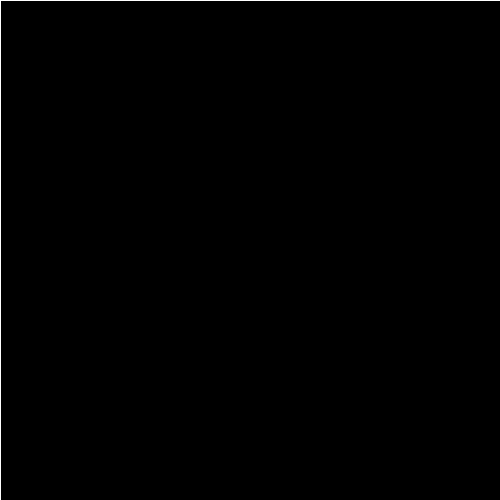
Frame 1 (no input)
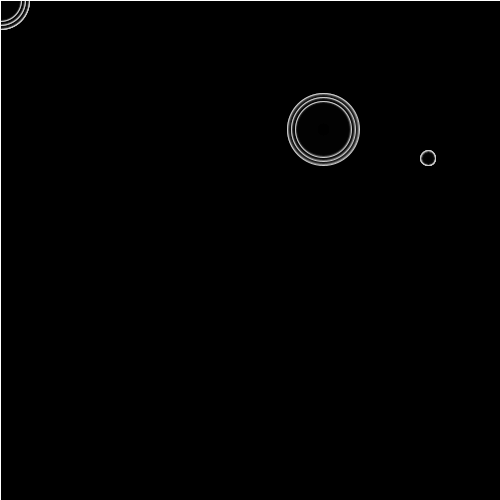
Frame 60 (the mouse pressed at the canvas centre just before this capture)
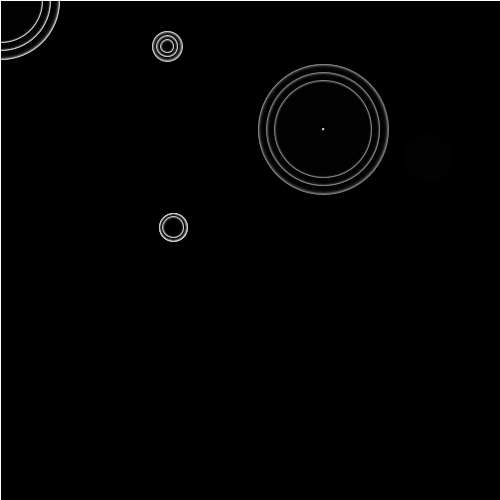
Frame 120 (the mouse held since frame 60 and released just before this capture)

The Processing sketch that drew these frames (run headless with seeded random() and noise(); from frame 60 on, the mouse is pressed at the canvas centre):

// Processing sketch: varias_Ondas_agua_1_0
// ── varias_Ondas_agua_1_0.pde
int[][] p = new int[4][2];
int[][] p2 = new int[4][2];
int[][] p3 = new int[4][2];
int[] inicioCirculo = {1,1,1,1};
int[] R = new int[4];
int[] R2 = new int[4];
int[] R3 = new int[4];
int[] c2 = new int[4];
int[] c3 = new int[4];
int tiempo = 0;
int[] contador = new int[4];
int[] contadorTope = {90,90,90,90};

void setup(){
  
  size(500,500);
  background(0);
  
}

void draw(){  
  
  println("Tiempo: " + tiempo);
  
  if (tiempo<50 && tiempo>0){
    if (inicioCirculo[0] == 1){
      p[0][0] = int(random(0,width));
      p[0][1] = int(random(0,height));
      p2[0][0] = p[0][0];
      p2[0][1] = p[0][1];
      p3[0][0] = p[0][0];
      p3[0][1] = p[0][1];
      R[0] = int(random(0,15));
      R2[0] = R[0];
      R3[0] = R[0];
      contadorTope[0] = int(random(60,120));
      inicioCirculo[0] = 0;
    }
  }
  
  else if (tiempo>49 && tiempo<100){
    if (inicioCirculo[1] == 1){
      p[1][0] = int(random(0,width));
      p[1][1] = int(random(0,height));
      p2[1][0] = p[1][0];
      p2[1][1] = p[1][1];
      p3[1][0] = p[1][0];
      p3[1][1] = p[1][1];
      R[1] = int(random(0,15));
      R2[1] = R[1];
      R3[1] = R[1];
      contadorTope[1] = int(random(60,120));
      inicioCirculo[1] = 0;
    }
  }
  
   else if (tiempo>99 && tiempo<150){
    if (inicioCirculo[2] == 1){
      p[2][0] = int(random(0,width));
      p[2][1] = int(random(0,height));
      p2[2][0] = p[2][0];
      p2[2][1] = p[2][1];
      p3[2][0] = p[2][0];
      p3[2][1] = p[2][1];
      R[2] = int(random(0,15));
      R2[2] = R[2];
      R3[2] = R[2];
      contadorTope[2] = int(random(60,120));
      inicioCirculo[2] = 0;
    }
  }
  
   else if (tiempo>149 && tiempo<200){
    if (inicioCirculo[3] == 1){
      p[3][0] = int(random(0,width));
      p[3][1] = int(random(0,height));
      p2[3][0] = p[3][0];
      p2[3][1] = p[3][1];
      p3[3][0] = p[3][0];
      p3[3][1] = p[3][1];
      R[3] = int(random(0,15));
      R2[3] = R[3];
      R3[3] = R[3];
      contadorTope[3] = int(random(60,120));
      inicioCirculo[3] = 0;
    }
  }
  else {tiempo = 0;}
  
/////////////////////////////////////////////////////////////////////
//Circulo 1

      stroke(255);
      ellipse(p[0][0],p[0][1],R[0],R[0]);
      if(c2[0]>4){
        ellipse(p2[0][0],p2[0][1],R2[0],R2[0]);
      }
      if(c3[0]>8){
        ellipse(p3[0][0],p3[0][1],R3[0],R3[0]);
      }
      R[0]++;
      if(c2[0]>8){
        R2[0]++;
      }
      if(c3[0]>16){
        R3[0]++;
      }
      c2[0]++;
      c3[0]++;
      contador[0]++;
      
      if (contador[0] == contadorTope[0]){
      inicioCirculo[0] = 1;
      contador[0] = 0;
      c2[0] = 0;
      c3[0] = 0;
      }
      
//////////////////////////////////////////////////////////////////
//Circulo 2
      
      stroke(255);
      ellipse(p[1][0],p[1][1],R[1],R[1]);
      if(c2[1]>4){
        ellipse(p2[1][0],p2[1][1],R2[1],R2[1]);
      }
      if(c3[1]>8){
        ellipse(p3[1][0],p3[1][1],R3[1],R3[1]);
      }
      R[1]++;
      if(c2[1]>8){
        R2[1]++;
      }
      if(c3[1]>16){
        R3[1]++;
      }
      c2[1]++;
      c3[1]++;
      contador[1]++;
      
      if (contador[1] == contadorTope[1]){
      inicioCirculo[1] = 1;
      contador[1] = 0;
      c2[1] = 0;
      c3[1] = 0;
      }
      
//////////////////////////////////////////////////////////////////////////
//Circulo 3
      
      stroke(255);
      ellipse(p[2][0],p[2][1],R[2],R[2]);
      if(c2[2]>4){
        ellipse(p2[2][0],p2[2][1],R2[2],R2[2]);
      }
      if(c3[2]>8){
        ellipse(p3[2][0],p3[2][1],R3[2],R3[2]);
      }
      R[2]++;
      if(c2[2]>8){
        R2[2]++;
      }
      if(c3[2]>16){
        R3[2]++;
      }
      c2[2]++;
      c3[2]++;
      contador[2]++;
      
      if (contador[2] == contadorTope[2]){
      inicioCirculo[2] = 1;
      contador[2] = 0;
      c2[2] = 0;
      c3[2] = 0;
      }
      
////////////////////////////////////////////////////////////////////////////////////
//Circulo 4
      
      stroke(255);
      ellipse(p[3][0],p[3][1],R[3],R[3]);
      if(c2[3]>4){
        ellipse(p2[3][0],p2[3][1],R2[3],R2[3]);
      }
      if(c3[3]>8){
        ellipse(p3[3][0],p3[3][1],R3[3],R3[3]);
      }
      R[3]++;
      if(c2[3]>8){
        R2[3]++;
      }
      if(c3[3]>16){
        R3[3]++;
      }
      c2[3]++;
      c3[3]++;
      contador[3]++;
      
      if (contador[3] == contadorTope[3]){
      inicioCirculo[3] = 1;
      contador[3] = 0;
      c2[3] = 0;
      c3[3] = 0;
    }
    
  for (int w = 0; w < 4; w++){
    if (R[w]>130){
      R[w] = 0;
      R2[w] = 0;
      R3[w] = 0;
      inicioCirculo[w] = 1;
    }
  }
   
  tiempo++;
  fill(0,0,0,50);
  rect(0,0,width,height);
  
}
